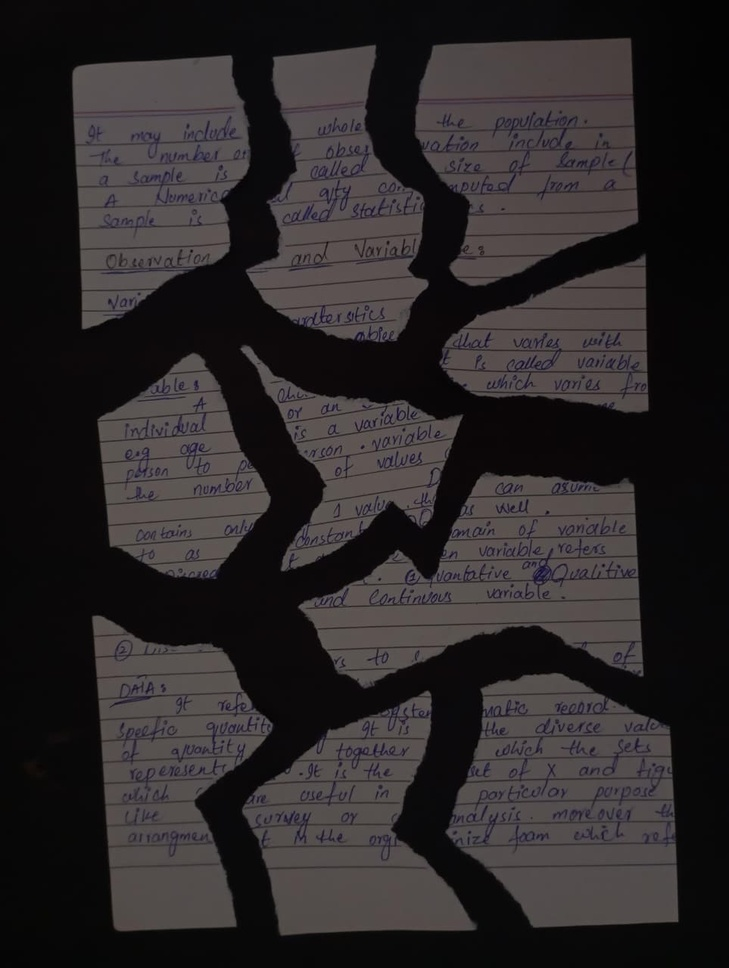
#> input picture Images/img78.jpeg, 729 x 968 px, shrunk from 963 x 1280 before the run, found by its file name
$ jupyter execute test.ipynb
#> lines starting #> are read from the running program, lines starting #| are printed output that depends on the picture; after the words box and inside, x2 and y2 are one past the last pixel; in counts of white or black regions, pixels touching at a corner belong together
[cell 1]
import cv2
import numpy as np
import matplotlib.pyplot as plt
isolated_piece_list = []
def display_detected_fragments(image_path):
    # 1. Load the image
    img = cv2.imread(image_path)
#> img is the input picture: shape (968, 729, 3); mean B, G, R 40.6, 39.7, 43.6
    if img is None:
        print("Error: Image could not be loaded. Check your file path.")
        return

    # Convert from BGR to RGB for correct Matplotlib color display
    img_rgb = cv2.cvtColor(img, cv2.COLOR_BGR2RGB)
    h, w, c = img.shape

    # 2. Preprocess to separate paper pieces from the dark background
    gray = cv2.cvtColor(img, cv2.COLOR_BGR2GRAY)

    # Otsu's thresholding to separate white paper from dark gaps
    _, thresh = cv2.threshold(gray, 0, 255, cv2.THRESH_BINARY + cv2.THRESH_OTSU)
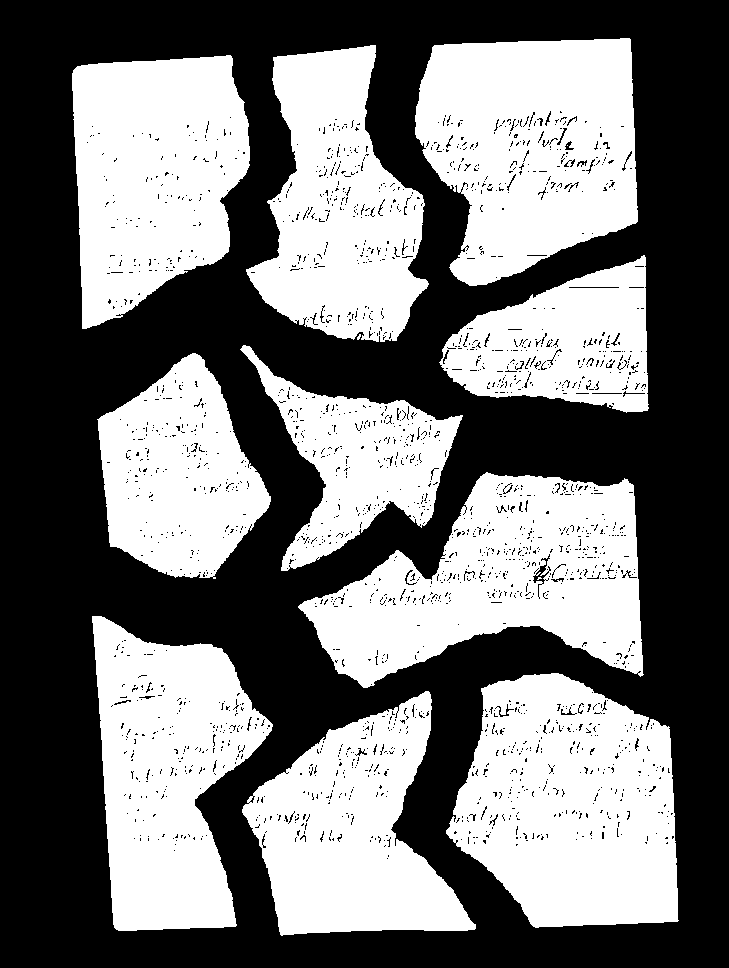
#> thresh: shape (968, 729); 46.7% white; 14 white regions (4 under 20 px), largest, box (x1, y1, x2, y2) and area: (446, 673, 679, 928) 44218, (415, 38, 638, 286) 41499, (298, 472, 644, 688) 41403

    # Clean up noise using morphological operations
    kernel = cv2.getStructuringElement(cv2.MORPH_RECT, (5, 5))
    thresh = cv2.morphologyEx(thresh, cv2.MORPH_CLOSE, kernel)
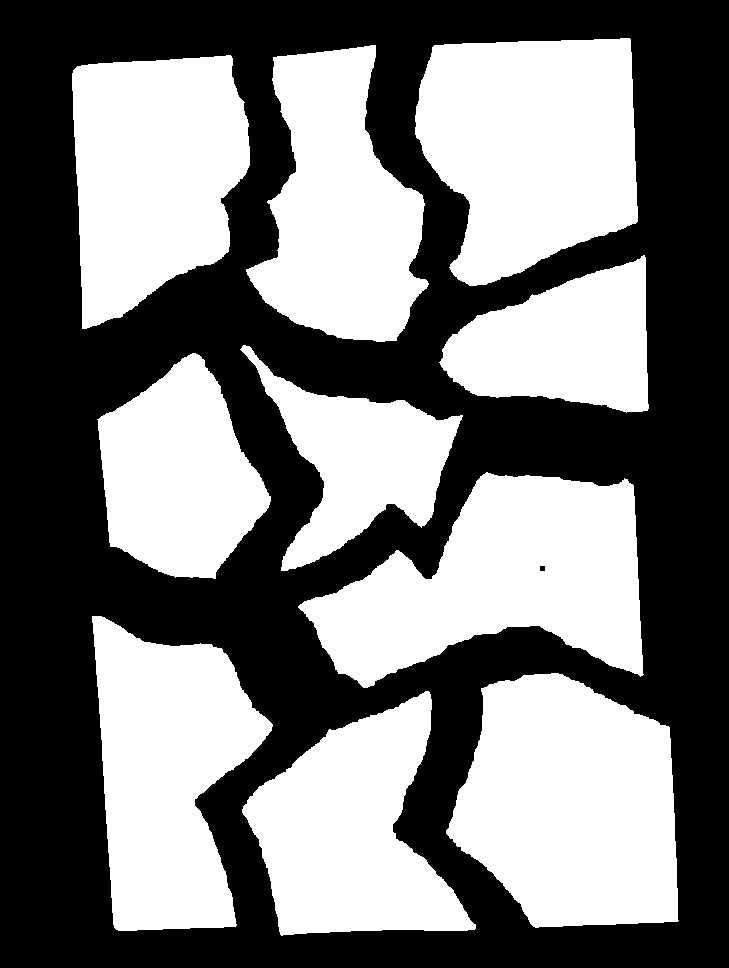
#> thresh: shape (968, 729); 48.1% white; 10 white regions, largest, box (x1, y1, x2, y2) and area: (446, 673, 679, 928) 45511, (298, 472, 644, 688) 43192, (415, 38, 638, 286) 42761
    thresh = cv2.morphologyEx(thresh, cv2.MORPH_OPEN, kernel)
#> thresh: shape (968, 729); 48.1% white; 10 white regions

    # 3. Find individual contours of each piece of paper
    contours, _ = cv2.findContours(thresh, cv2.RETR_EXTERNAL, cv2.CHAIN_APPROX_SIMPLE)
#> contours = 10 contours; largest, box (x1, y1, x2, y2) and area: (447, 673, 678, 927) 45100, (300, 473, 643, 688) 42701, (415, 38, 638, 286) 42353, (92, 616, 272, 931) 36753, (72, 55, 250, 329) 36612

    # Filter out tiny noise (keep only fragments larger than 1% of the total image area)
    min_area = (h * w) * 0.01
    fragments = [c for c in contours if cv2.contourArea(c) > min_area]
#> fragments has the same summary as contours

    print(f"Detected {len(fragments)} distinct paper fragments.")
#| Detected 10 distinct paper fragments.

    # 4. Draw bounding highlights on a copy of the original image
    highlighted_img = img_rgb.copy()

    # 5. Extract and plot each individual fragment
    num_fragments = len(fragments)
#> num_fragments = 10

    # Create a grid layout to plot individual pieces side-by-side
    # We add +1 to the columns to show the overview image first
    cols = 3
    rows = (num_fragments + 1 + (cols - 1)) // cols
#> rows = 4

    plt.figure(figsize=(15, rows * 4))

    # Plot 1: Show all detected areas on the original image
    for idx, contour in enumerate(fragments):
        cv2.drawContours(highlighted_img, [contour], -1, (255, 0, 0), 4) # Blue outline
        x, y, pw, ph = cv2.boundingRect(contour)
        cv2.putText(highlighted_img, f"ID: {idx}", (x + 10, y + 40),
                    cv2.FONT_HERSHEY_SIMPLEX, 1.2, (0, 0, 255), 3)
#> this loop made 10 passes
#> (x, y, pw, ph) on passes 1 to 8: (243, 692, 233, 243), (447, 673, 231, 254), (92, 616, 180, 315), (300, 473, 343, 215), (98, 354, 173, 224), (242, 346, 219, 225), (441, 257, 208, 155), (72, 55, 178, 274)
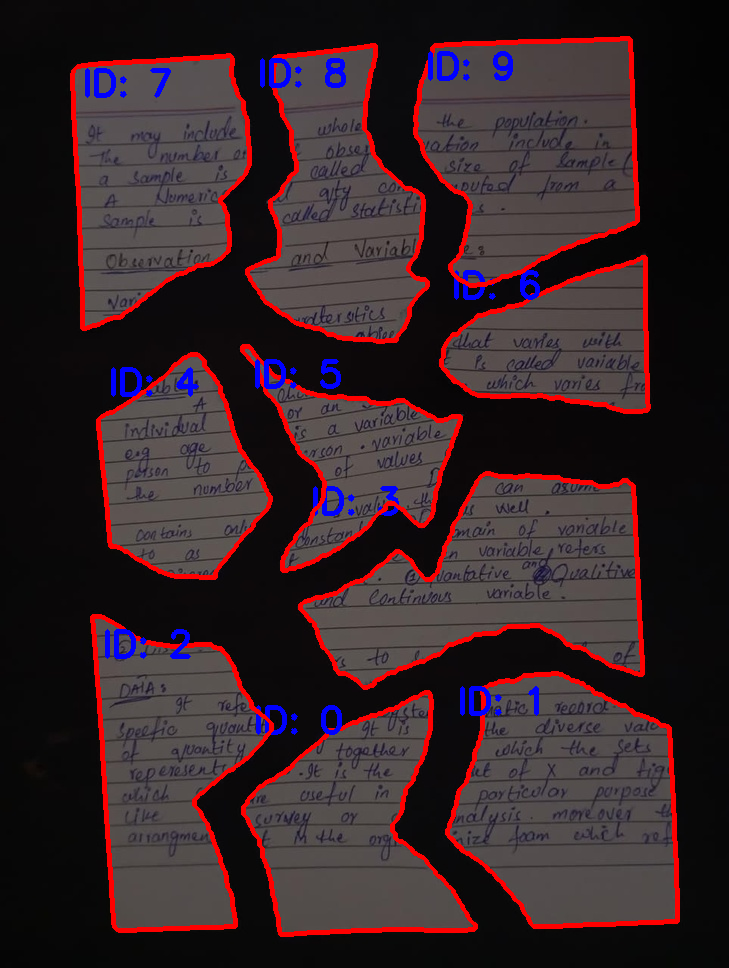
#> highlighted_img: shape (968, 729, 3); mean R, G, B 53.7, 36.4, 40.4

    plt.subplot(rows, cols, 1)
    plt.imshow(highlighted_img)
    plt.title("Overview: Detected Outlines")
    plt.axis("off")

    # Plot remaining subplots: Individual cropped pieces
    for idx, contour in enumerate(fragments):
        mask = np.zeros_like(gray)
        cv2.drawContours(mask, [contour], -1, 255, thickness=cv2.FILLED)

        # Isolate the current piece
        piece = cv2.bitwise_and(img_rgb, img_rgb, mask=mask)

        # Crop to its bounding box boundaries
        x, y, pw, ph = cv2.boundingRect(contour)
        cropped_piece = piece[y:y+ph, x:x+pw]

        # [4 lines of commented-out code are left out]
        isolated_piece_list.append(cropped_piece)  # Store the isolated piece for later use
#> this loop made 10 passes
#> pass 1, in display_detected_fragments, `piece = cv2.bitwise_and(img_rgb, img_rgb, mask=mask)`:
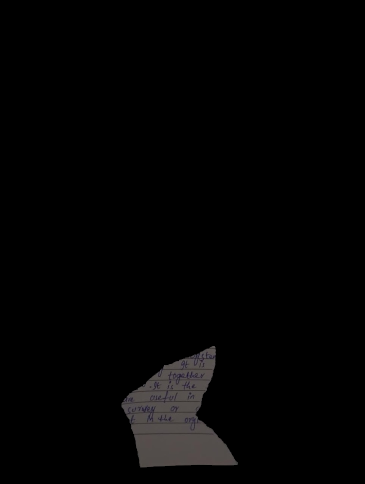
#> piece: shape (968, 729, 3) (shown at 1/2 size); mean R, G, B 3.7, 3.5, 3.4
#> pass 1, in display_detected_fragments, `cropped_piece = piece[y:y+ph, x:x+pw]`:
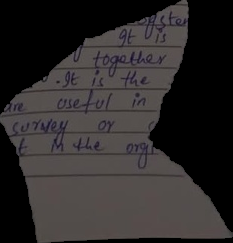
#> cropped_piece: shape (243, 233, 3); mean R, G, B 46.4, 43.1, 43
#> pass 2, in display_detected_fragments, `cropped_piece = piece[y:y+ph, x:x+pw]`:
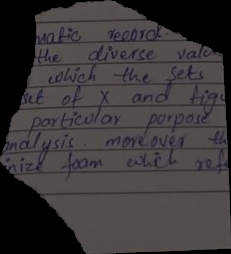
#> cropped_piece: shape (254, 231, 3); mean R, G, B 59.9, 55.7, 57.3
#> after the loop:
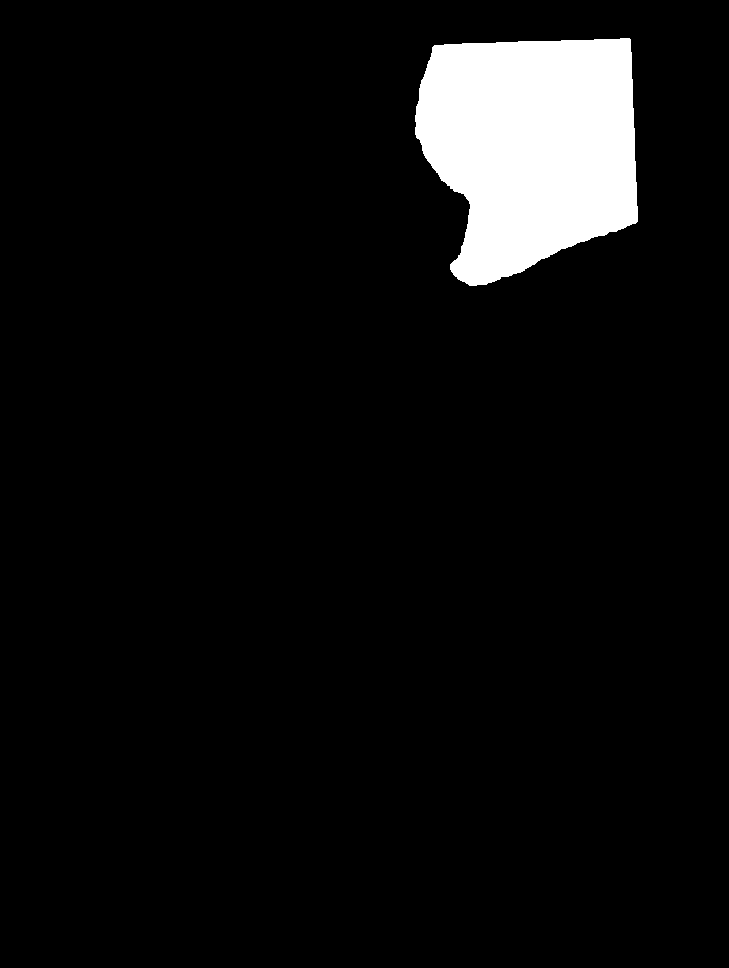
#> mask: shape (968, 729); 6.1% white; 1 white region, box (x1, y1, x2, y2) and area: (415, 38, 638, 286) 42760
#> after the loop, isolated_piece_list = 10 items


    plt.tight_layout()
    plt.show()

display_detected_fragments(r'D:\PythonProject1\Intern\Images\img78.jpeg')

$ run again, with Images/img150.jpeg copied over Images/img78.jpeg
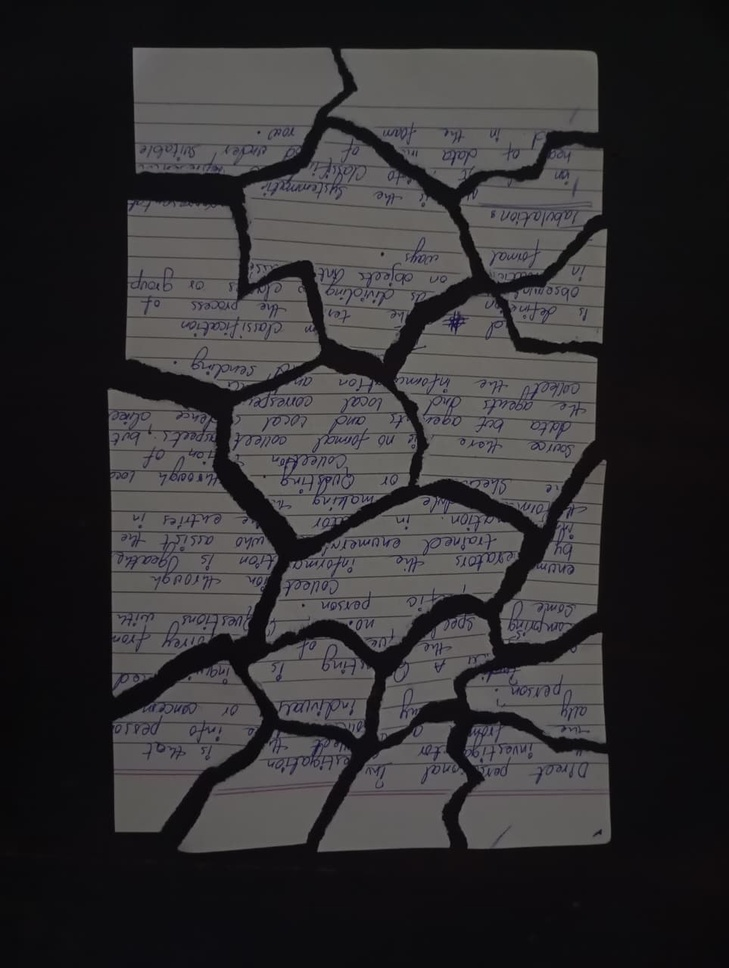
#> input picture Images/img150.jpeg, 729 x 968 px, shrunk from 963 x 1280 before the run, found by its file name
#> in display_detected_fragments, img is the input picture: shape (968, 729, 3); mean B, G, R 50.6, 48.9, 50.5
#> in display_detected_fragments, `thresh = cv2.morphologyEx(thresh, cv2.MORPH_CLOSE, kernel)`:
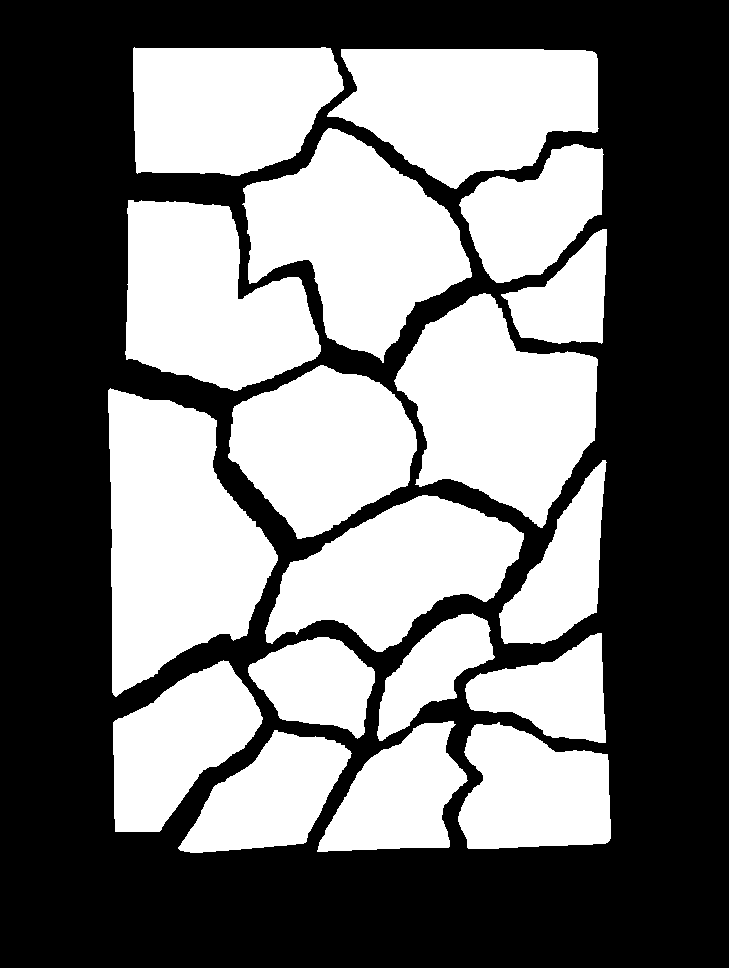
#> thresh: shape (968, 729); 45.5% white; 18 white regions, largest, box (x1, y1, x2, y2) and area: (108, 388, 278, 697) 34012, (242, 128, 472, 363) 29611, (394, 293, 598, 528) 29082
#> contours = 18 contours; largest, box (x1, y1, x2, y2) and area: (108, 389, 278, 695) 33602, (244, 129, 472, 358) 29214, (395, 294, 598, 527) 28723, (329, 49, 598, 188) 26324, (126, 200, 321, 391) 25446
#> fragments = 16 contours; largest, box (x1, y1, x2, y2) and area: (108, 389, 278, 695) 33602, (244, 129, 472, 358) 29214, (395, 294, 598, 527) 28723, (329, 49, 598, 188) 26324, (126, 200, 321, 391) 25446
#| Detected 16 distinct paper fragments.
#> num_fragments = 16
#> rows = 6
#> the loop in display_detected_fragments, `for idx, contour in enumerate(fragments):` made 16 passes
#> (x, y, pw, ph) on passes 1 to 8: (180, 732, 171, 121), (458, 724, 153, 125), (318, 721, 149, 131), (113, 661, 149, 171), (248, 637, 127, 101), (466, 633, 140, 110), (266, 495, 258, 157), (499, 462, 107, 181)
#> after the loop in display_detected_fragments, `for idx, contour in enumerate(fragments):`:
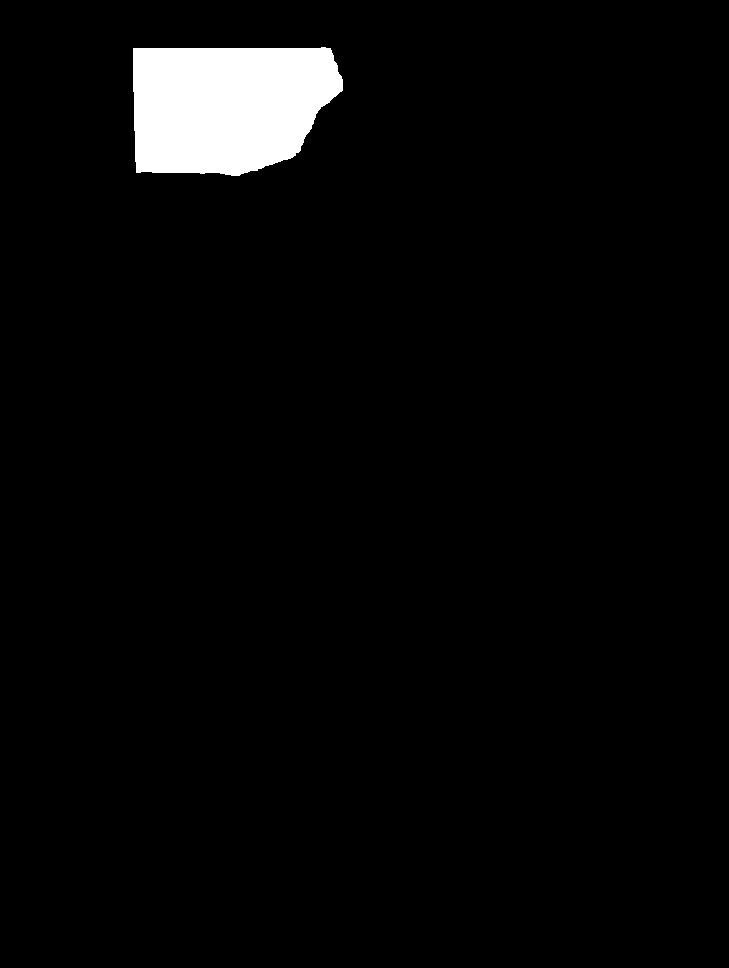
#> mask: shape (968, 729); 3.2% white; 1 white region, box (x1, y1, x2, y2) and area: (133, 47, 343, 176) 22921
#> after the loop in display_detected_fragments, `for idx, contour in enumerate(fragments):`: isolated_piece_list = 16 items
